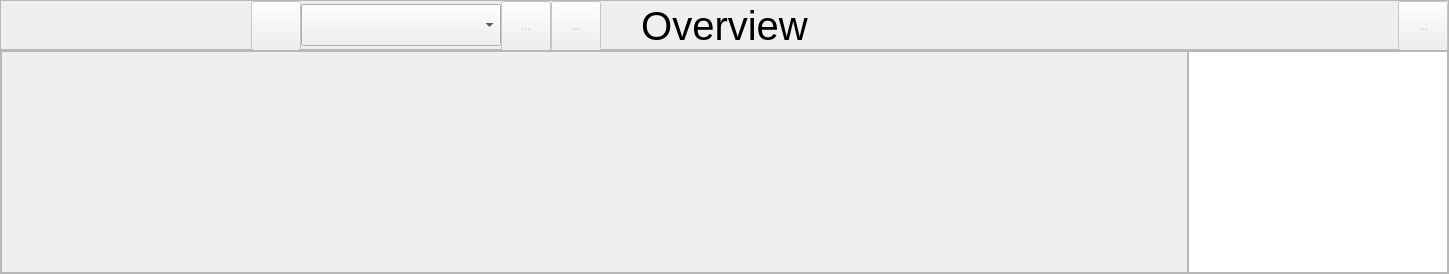
      <widget class="QWidget" name="overview">
       <layout class="QVBoxLayout" name="verticalLayout" stretch="0,1">
        <property name="spacing">
         <number>0</number>
        </property>
        <property name="leftMargin">
         <number>0</number>
        </property>
        <property name="topMargin">
         <number>0</number>
        </property>
        <property name="rightMargin">
         <number>0</number>
        </property>
        <property name="bottomMargin">
         <number>0</number>
        </property>
        <item>
         <widget class="QFrame" name="toolbarOverview">
          <property name="sizePolicy">
           <sizepolicy hsizetype="Preferred" vsizetype="Fixed">
            <horstretch>0</horstretch>
            <verstretch>0</verstretch>
           </sizepolicy>
          </property>
          <property name="minimumSize">
           <size>
            <width>0</width>
            <height>50</height>
           </size>
          </property>
          <property name="maximumSize">
           <size>
            <width>16777215</width>
            <height>50</height>
           </size>
          </property>
          <property name="sizeIncrement">
           <size>
            <width>0</width>
            <height>0</height>
           </size>
          </property>
          <property name="frameShape">
           <enum>QFrame::StyledPanel</enum>
          </property>
          <property name="frameShadow">
           <enum>QFrame::Plain</enum>
          </property>
          <property name="lineWidth">
           <number>0</number>
          </property>
          <layout class="QHBoxLayout" name="horizontalLayout" stretch="1,0,0,0,0,0,0,2,0,0">
           <property name="spacing">
            <number>0</number>
           </property>
           <property name="leftMargin">
            <number>0</number>
           </property>
           <property name="topMargin">
            <number>0</number>
           </property>
           <property name="rightMargin">
            <number>0</number>
           </property>
           <property name="bottomMargin">
            <number>0</number>
           </property>
           <item>
            <spacer name="leftSpacer250">
             <property name="orientation">
              <enum>Qt::Horizontal</enum>
             </property>
             <property name="sizeType">
              <enum>QSizePolicy::Fixed</enum>
             </property>
             <property name="sizeHint" stdset="0">
              <size>
               <width>250</width>
               <height>50</height>
              </size>
             </property>
            </spacer>
           </item>
           <item>
            <widget class="ToolButton" name="toolScenarios">
             <property name="enabled">
              <bool>false</bool>
             </property>
             <property name="minimumSize">
              <size>
               <width>50</width>
               <height>50</height>
              </size>
             </property>
             <property name="sizeIncrement">
              <size>
               <width>0</width>
               <height>0</height>
              </size>
             </property>
             <property name="baseSize">
              <size>
               <width>50</width>
               <height>50</height>
              </size>
             </property>
             <property name="text">
              <string/>
             </property>
             <property name="icon">
              <iconset resource="icons.qrc">
               <normaloff>:/icons/icons/scenarios_select@2x.png</normaloff>
               <disabledoff>:/icons/icons/scenarios_normal@2x.png</disabledoff>
               <activeoff>:/icons/icons/scenarios_select@2x.png</activeoff>:/icons/icons/scenarios_select@2x.png</iconset>
             </property>
             <property name="iconSize">
              <size>
               <width>30</width>
               <height>30</height>
              </size>
             </property>
             <property name="toolButtonStyle">
              <enum>Qt::ToolButtonIconOnly</enum>
             </property>
            </widget>
           </item>
           <item>
            <widget class="QComboBox" name="selectorScenarios">
             <property name="minimumSize">
              <size>
               <width>200</width>
               <height>30</height>
              </size>
             </property>
             <property name="font">
              <font>
               <family>Arial</family>
               <pointsize>22</pointsize>
              </font>
             </property>
             <property name="currentText">
              <string/>
             </property>
            </widget>
           </item>
           <item>
            <widget class="ToolButton" name="toolRun">
             <property name="enabled">
              <bool>false</bool>
             </property>
             <property name="minimumSize">
              <size>
               <width>50</width>
               <height>50</height>
              </size>
             </property>
             <property name="baseSize">
              <size>
               <width>50</width>
               <height>50</height>
              </size>
             </property>
             <property name="text">
              <string>...</string>
             </property>
             <property name="icon">
              <iconset resource="icons.qrc">
               <normaloff>:/icons/icons/run_select@2x.png</normaloff>
               <disabledoff>:/icons/icons/run_normal@2x.png</disabledoff>
               <activeoff>:/icons/icons/run_select@2x.png</activeoff>:/icons/icons/run_select@2x.png</iconset>
             </property>
             <property name="iconSize">
              <size>
               <width>30</width>
               <height>30</height>
              </size>
             </property>
            </widget>
           </item>
           <item>
            <widget class="ToolButton" name="toolExport">
             <property name="enabled">
              <bool>false</bool>
             </property>
             <property name="minimumSize">
              <size>
               <width>50</width>
               <height>50</height>
              </size>
             </property>
             <property name="text">
              <string>...</string>
             </property>
             <property name="icon">
              <iconset resource="icons.qrc">
               <normaloff>:/icons/icons/export_select@2x.png</normaloff>
               <disabledoff>:/icons/icons/export_normal@2x.png</disabledoff>
               <activeoff>:/icons/icons/export_select@2x.png</activeoff>:/icons/icons/export_select@2x.png</iconset>
             </property>
             <property name="iconSize">
              <size>
               <width>30</width>
               <height>30</height>
              </size>
             </property>
            </widget>
           </item>
           <item>
            <spacer name="leftSpacerOverview">
             <property name="orientation">
              <enum>Qt::Horizontal</enum>
             </property>
             <property name="sizeHint" stdset="0">
              <size>
               <width>40</width>
               <height>50</height>
              </size>
             </property>
            </spacer>
           </item>
           <item>
            <widget class="QLabel" name="titleOverview">
             <property name="minimumSize">
              <size>
               <width>0</width>
               <height>50</height>
              </size>
             </property>
             <property name="maximumSize">
              <size>
               <width>16777215</width>
               <height>50</height>
              </size>
             </property>
             <property name="font">
              <font>
               <family>Arial</family>
               <pointsize>30</pointsize>
               <weight>50</weight>
               <bold>false</bold>
              </font>
             </property>
             <property name="lineWidth">
              <number>0</number>
             </property>
             <property name="text">
              <string>Overview</string>
             </property>
             <property name="alignment">
              <set>Qt::AlignCenter</set>
             </property>
             <property name="textInteractionFlags">
              <set>Qt::NoTextInteraction</set>
             </property>
            </widget>
           </item>
           <item>
            <spacer name="rightSpacerOverview">
             <property name="orientation">
              <enum>Qt::Horizontal</enum>
             </property>
             <property name="sizeHint" stdset="0">
              <size>
               <width>40</width>
               <height>50</height>
              </size>
             </property>
            </spacer>
           </item>
           <item>
            <spacer name="rightSpace550">
             <property name="orientation">
              <enum>Qt::Horizontal</enum>
             </property>
             <property name="sizeType">
              <enum>QSizePolicy::Fixed</enum>
             </property>
             <property name="sizeHint" stdset="0">
              <size>
               <width>550</width>
               <height>50</height>
              </size>
             </property>
            </spacer>
           </item>
           <item>
            <widget class="ToolButton" name="toolSidebarOverview">
             <property name="enabled">
              <bool>false</bool>
             </property>
             <property name="minimumSize">
              <size>
               <width>50</width>
               <height>50</height>
              </size>
             </property>
             <property name="maximumSize">
              <size>
               <width>50</width>
               <height>50</height>
              </size>
             </property>
             <property name="text">
              <string>...</string>
             </property>
             <property name="icon">
              <iconset resource="icons.qrc">
               <normaloff>:/icons/icons/sidebar_select_orange@2x.png</normaloff>
               <disabledoff>:/icons/icons/sidebar_normal@2x.png</disabledoff>
               <activeoff>:/icons/icons/sidebar_select_orange@2x.png</activeoff>
               <selectedoff>:/icons/icons/sidebar_select_orange@2x.png</selectedoff>:/icons/icons/sidebar_select_orange@2x.png</iconset>
             </property>
             <property name="iconSize">
              <size>
               <width>30</width>
               <height>30</height>
              </size>
             </property>
             <property name="checkable">
              <bool>true</bool>
             </property>
            </widget>
           </item>
          </layout>
         </widget>
        </item>
        <item>
         <widget class="QFrame" name="mainOverview">
          <property name="frameShape">
           <enum>QFrame::StyledPanel</enum>
          </property>
          <property name="frameShadow">
           <enum>QFrame::Raised</enum>
          </property>
          <layout class="QHBoxLayout" name="horizontalLayout_2">
           <property name="spacing">
            <number>0</number>
           </property>
           <property name="leftMargin">
            <number>0</number>
           </property>
           <property name="topMargin">
            <number>0</number>
           </property>
           <property name="rightMargin">
            <number>0</number>
           </property>
           <property name="bottomMargin">
            <number>0</number>
           </property>
           <item>
            <widget class="QFrame" name="logoFrame">
             <property name="frameShape">
              <enum>QFrame::StyledPanel</enum>
             </property>
             <property name="frameShadow">
              <enum>QFrame::Raised</enum>
             </property>
             <layout class="QHBoxLayout" name="horizontalLayout_3" stretch="0,0,0">
              <property name="spacing">
               <number>0</number>
              </property>
              <property name="leftMargin">
               <number>0</number>
              </property>
              <property name="topMargin">
               <number>0</number>
              </property>
              <property name="rightMargin">
               <number>0</number>
              </property>
              <property name="bottomMargin">
               <number>0</number>
              </property>
              <item>
               <spacer name="leftSpacerLogo">
                <property name="orientation">
                 <enum>Qt::Horizontal</enum>
                </property>
                <property name="sizeHint" stdset="0">
                 <size>
                  <width>40</width>
                  <height>20</height>
                 </size>
                </property>
               </spacer>
              </item>
              <item>
               <layout class="QVBoxLayout" name="layoutLogo">
                <property name="spacing">
                 <number>0</number>
                </property>
                <item>
                 <spacer name="verticalSpacerTopLogo">
                  <property name="orientation">
                   <enum>Qt::Vertical</enum>
                  </property>
                  <property name="sizeHint" stdset="0">
                   <size>
                    <width>20</width>
                    <height>40</height>
                   </size>
                  </property>
                 </spacer>
                </item>
                <item>
                 <spacer name="verticalSpacer40">
                  <property name="orientation">
                   <enum>Qt::Vertical</enum>
                  </property>
                  <property name="sizeType">
                   <enum>QSizePolicy::Fixed</enum>
                  </property>
                  <property name="sizeHint" stdset="0">
                   <size>
                    <width>20</width>
                    <height>40</height>
                   </size>
                  </property>
                 </spacer>
                </item>
                <item>
                 <widget class="SectionSelector" name="logo">
                  <property name="sizePolicy">
                   <sizepolicy hsizetype="Expanding" vsizetype="Expanding">
                    <horstretch>0</horstretch>
                    <verstretch>0</verstretch>
                   </sizepolicy>
                  </property>
                  <property name="minimumSize">
                   <size>
                    <width>100</width>
                    <height>100</height>
                   </size>
                  </property>
                  <property name="mouseTracking">
                   <bool>true</bool>
                  </property>
                  <property name="lineWidth">
                   <number>0</number>
                  </property>
                  <property name="text">
                   <string/>
                  </property>
                  <property name="pixmap">
                   <pixmap resource="icons.qrc">:/icons/icons/logo_light@2x.png</pixmap>
                  </property>
                  <property name="scaledContents">
                   <bool>true</bool>
                  </property>
                  <property name="alignment">
                   <set>Qt::AlignCenter</set>
                  </property>
                 </widget>
                </item>
                <item>
                 <spacer name="verticalSpacerBottomLogo">
                  <property name="orientation">
                   <enum>Qt::Vertical</enum>
                  </property>
                  <property name="sizeHint" stdset="0">
                   <size>
                    <width>20</width>
                    <height>40</height>
                   </size>
                  </property>
                 </spacer>
                </item>
               </layout>
              </item>
              <item>
               <spacer name="rightSpacerLogo">
                <property name="orientation">
                 <enum>Qt::Horizontal</enum>
                </property>
                <property name="sizeHint" stdset="0">
                 <size>
                  <width>40</width>
                  <height>20</height>
                 </size>
                </property>
               </spacer>
              </item>
             </layout>
            </widget>
           </item>
           <item>
            <widget class="QListView" name="sidebarOverview">
             <property name="sizePolicy">
              <sizepolicy hsizetype="Fixed" vsizetype="Expanding">
               <horstretch>0</horstretch>
               <verstretch>0</verstretch>
              </sizepolicy>
             </property>
             <property name="minimumSize">
              <size>
               <width>260</width>
               <height>0</height>
              </size>
             </property>
             <property name="maximumSize">
              <size>
               <width>0</width>
               <height>16777215</height>
              </size>
             </property>
             <property name="frameShadow">
              <enum>QFrame::Plain</enum>
             </property>
             <property name="lineWidth">
              <number>0</number>
             </property>
            </widget>
           </item>
          </layout>
         </widget>
        </item>
       </layout>
      </widget>
